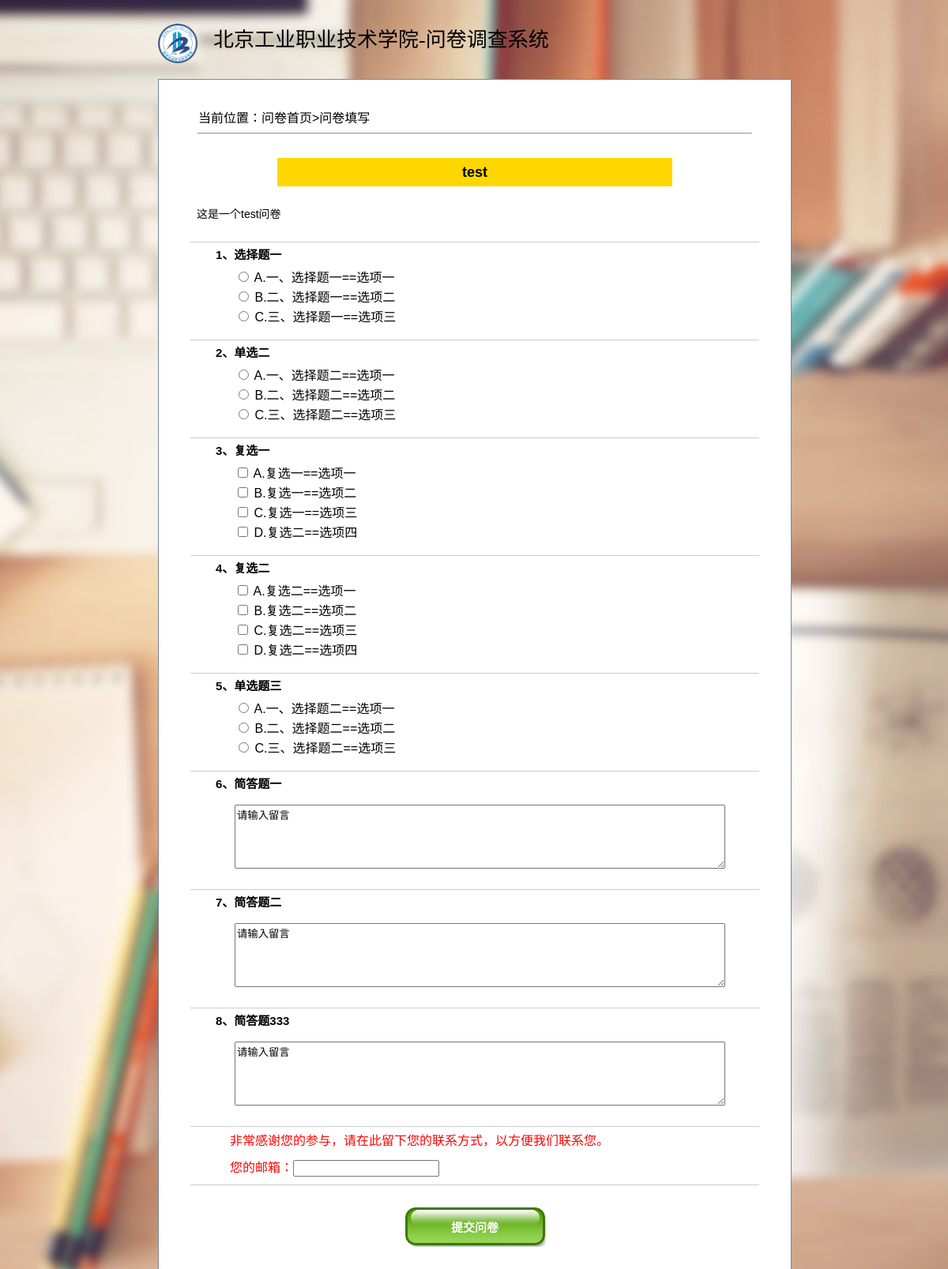
Page /surveyview.php?surid=2 (signed in) on the committed database.
### tables this page shows
CREATE TABLE `tb_survey` (
  `SurId` int(11) NOT NULL,
  `title` varchar(100) NOT NULL,
  `times` int(11) NOT NULL,
  `description` varchar(100) NOT NULL
);

CREATE TABLE `tb_question` (
  `QueId` int(11) NOT NULL,
  `SurId` int(11) NOT NULL,
  `Type` varchar(100) NOT NULL,
  `Title` varchar(100) NOT NULL
);

CREATE TABLE `tb_answer` (
  `AnsId` int(11) NOT NULL,
  `SurId` int(11) NOT NULL,
  `QueId` int(11) NOT NULL,
  `Content` varchar(500) NOT NULL,
  `Times` int(11) NOT NULL
);

### surveyview.php (the view, shortened to what this page needs)
<?php
 include_once("conn/config.php");
 $surid=$_GET[surid];
 $survey=mysql_query("select * from tb_survey where SurId='$surid'");
 $survey_arr=mysql_fetch_array($survey);
 $survey_name=$survey_arr[title];
 $survey_desc=$survey_arr[description];
?>
<html>
<head>
<link href="css/style.css" rel="stylesheet" type="text/css" />
</head>
<body>
    <div class="container">
        <div class="blank"></div>
            <div class="header">
                <div class="logo"><img src="images/logo.png"/></div>
                <div class="header-title">北京工业职业技术学院-问卷调查系统</div>
            </div>
            <div class="main">
                <div class="blank"></div>
                <div class="location">
		            当前位置：问卷首页>问卷填写
	            </div>
            <hr></hr>
           <div class="title">
                <h1><?php echo $survey_name ?></h1>
                <p><?php echo $survey_desc ?></p>
           </div>
          <div class="content">
                	<form action='surveysave.php?surid=<?php echo $surid; ?>' method='post' >
		<?php
			$question=mysql_query("SELECT * FROM tb_question WHERE SurId= '$surid' ORDER by QueId");
			$i=1;
			while($question_arr = mysql_fetch_array($question)){
				$j='A';
				if($question_arr[Type]!="textarea"){
					echo "<dl id='tm{$i}'> <dt><b> {$i}、{$question_arr[Title]}</b></dt> ";
				$answer=mysql_query("SELECT * FROM tb_answer WHERE QueId= '$question_arr[QueId]' ORDER by AnsId");
				if($question_arr[Type]=="radio"){
					while($answer_arr=mysql_fetch_array($answer)){
						echo "<dd> <input id='atm{$i}' type='$question_arr[Type]' name='q$question_arr[QueId]' value='$answer_arr[Content]'> {$j}.{$answer_arr[Content]}  </dd> ";
						$j++;
					}
					$i++;
				}
				if($question_arr[Type]=="checkbox"){
					while($answer_arr=mysql_fetch_array($answer)){
						echo "<dd> <input id='atm{$i}' type='$question_arr[Type]' name='q$question_arr[QueId][]' value='$answer_arr[Content]'> {$j}.{$answer_arr[Content]}  </dd> ";
						$j++;
					}
					$i++;
				}
				echo "</dl>";
				}
			}
            $question=mysql_query("SELECT * FROM tb_question WHERE SurId= '$surid' ORDER by QueId");
            while($question_arr = mysql_fetch_array($question)){
                    if($question_arr[Type]=="textarea"){
                        echo "<dl id='tm{$i}'> <dt><b> {$i}、{$question_arr[Title]}</b></dt> ";
					 echo "<dd><textarea name='note' class='notebook' cols='75' rows='5'>请输入留言</textarea></dd></dl>";
					 $i++;
				}
            }
		?>
		<p style='border-top:#ccc solid 1px;padding-top:10px;'>非常感谢您的参与，请在此留下您的联系方式，以方便我们联系您。<br/></p>
		<p style='border-bottom:#ccc solid 1px;padding-bottom:10px;'>您的邮箱：<input type='note' name='mail' onblur='mailcheck()' id='mail'/></p>
		<div class='submit'><input type='submit' value='提交问卷' name='submit'/></div>
		</form>
           </div>
            </div>
    </div>
</body>
</html>

### css/style.css (style rules this page uses)
html,body { width:100%; height:100% }
body { font-family:Arial,Verdana, sans-serif, Helvetica;background:#f4f5eb;color:#000; }
body { padding:0; margin:0; background:url(../images/bg.png) fixed center center no-repeat;background-size: cover; width: 100%; }
body,html { height:100%;width:100%;margin:0 auto;text-align:left;font-size:16px; }
.header { width:100%;height:53px;background:url(images/header.gif); }
.main { width:auto;height:auto;border:1px solid #b4b4b4;background:#fff;margin-bottom:20px; }
.location { margin:20px 50px 0px; }
.title { width:auto; margin:30px auto 10px;border-bottom:none; }
.title h1 { margin:0 auto;text-align:center; width:500px; font-size:18px;line-height:2em;background-color:gold; }
.title p { line-height:20px;font-size:14px;text-align:left;text-indent:2em;padding:5px;margin:20px 15px 0; }
.content { width:90%;margin:20px auto 10px;text-align:left;border-top:none; }
.content dl dt { text-indent:2em; border-top:#ccc solid 1px;line-height:2em; }
.content dl b { font-size:15px;text-indent:1em; }
.content dl dd { text-indent:1em;line-height:25px; }
.content p { line-height:1em;color:red;padding-left:50px;text-align:left; }
.submit { text-align:center;padding:10px 0; }
.submit input { margin-bottom:20px;color:#fff;font-size:15px;font-weight:bold;cursor:pointer;border:0;background:url(../images/button.jpg) 0 0 repeat-x;width:179px;height:52px; }
.notebook { position:relative; margin:10px 0; }
.container { width: 800px; height: auto; margin: 0 auto; }
.blank { width: 800px; height: 30px; }
.header { width: 800px; height: 70px; }
.logo { width: 70px; height: 100px; float: left; }
.logo img { width: 50px; height: 50px; }
.header-title { width: 700px; height: 50px; line-height: 42px; float: left; font-size: 26px; font-family: 微软雅黑; }
.main { width: 800px; margin: 0 auto; height: auto; border: 1px solid lightslategray; }
.location { width: 700px; }
.main hr { width: 700px; }
.main .blank { width: 800px; height: 15px; }
img { border:none; }

### rows in the picture
tb_survey: title "test", description "这是一个test问卷"
tb_question: i "1", Title "选择题一"
tb_answer: Content "一、选择题一==选项一"
tb_answer: Content "二、选择题一==选项二"
tb_answer: Content "三、选择题一==选项三"
tb_question: i "2", Title "单选二"
tb_answer: Content "一、选择题二==选项一"
tb_answer: Content "二、选择题二==选项二"
tb_answer: Content "三、选择题二==选项三"
tb_question: i "3", Title "复选一"
tb_answer: Content "复选一==选项一"
tb_answer: Content "复选一==选项二"
tb_answer: Content "复选一==选项三"
tb_answer: Content "复选二==选项四"
tb_question: i "4", Title "复选二"
tb_answer: Content "复选二==选项一"
tb_answer: Content "复选二==选项二"
tb_answer: Content "复选二==选项三"
tb_answer: Content "复选二==选项四"
tb_question: i "5", Title "单选题三"
tb_answer: Content "一、选择题二==选项一"
tb_answer: Content "二、选择题二==选项二"
tb_answer: Content "三、选择题二==选项三"
tb_question: Title "简答题一"
tb_question: Title "简答题二"
tb_question: Title "简答题333"
